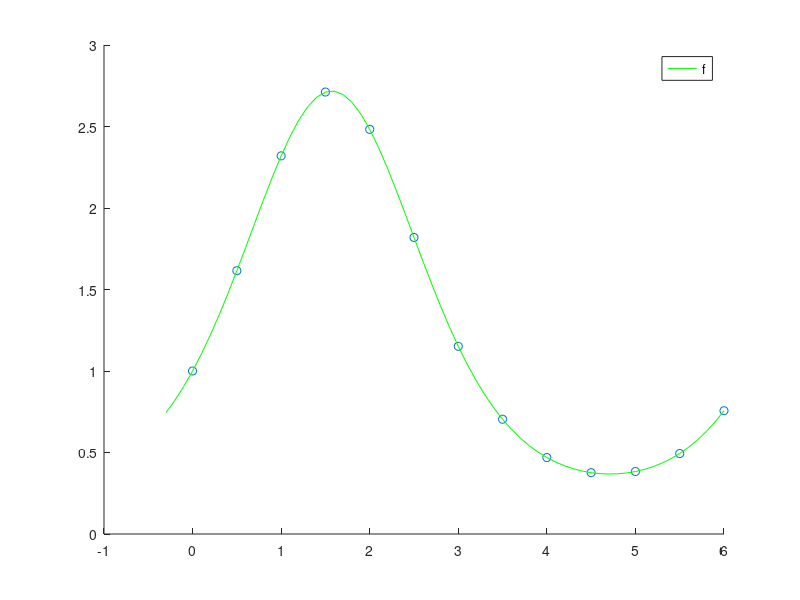

Write the MATLAB code that produced this figure. (Note: this script raises an error after producing the figure.)
f = @(x) exp(sin(x));

x = linspace(0, 6, 13);
y = f(x);

X = -0.3 : 0.1 : 6;

clf;
hold on;

scatter(x, y);
plot(X, f(X), "g;f;");
plot(X, newton(x, y, X), "m;N;");

hold off;
